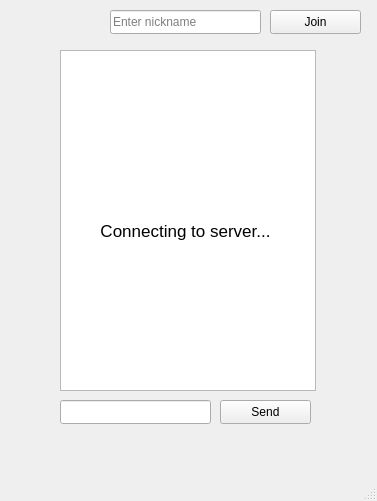
<?xml version="1.0" encoding="UTF-8"?>
<ui version="4.0">
 <class>MainWindow</class>
 <widget class="QMainWindow" name="MainWindow">
  <property name="geometry">
   <rect>
    <x>0</x>
    <y>0</y>
    <width>377</width>
    <height>501</height>
   </rect>
  </property>
  <property name="windowTitle">
   <string>MainWindow</string>
  </property>
  <widget class="QWidget" name="centralwidget">
   <widget class="QTextBrowser" name="MessageBrowser">
    <property name="geometry">
     <rect>
      <x>60</x>
      <y>50</y>
      <width>256</width>
      <height>341</height>
     </rect>
    </property>
   </widget>
   <widget class="QPushButton" name="Send_btn">
    <property name="geometry">
     <rect>
      <x>220</x>
      <y>400</y>
      <width>91</width>
      <height>24</height>
     </rect>
    </property>
    <property name="text">
     <string>Send</string>
    </property>
   </widget>
   <widget class="QLineEdit" name="Message_edit">
    <property name="geometry">
     <rect>
      <x>60</x>
      <y>400</y>
      <width>151</width>
      <height>24</height>
     </rect>
    </property>
   </widget>
   <widget class="QPushButton" name="Join_btn">
    <property name="geometry">
     <rect>
      <x>270</x>
      <y>10</y>
      <width>91</width>
      <height>24</height>
     </rect>
    </property>
    <property name="text">
     <string>Join</string>
    </property>
   </widget>
   <widget class="QLineEdit" name="Nickname_edit">
    <property name="geometry">
     <rect>
      <x>110</x>
      <y>10</y>
      <width>151</width>
      <height>24</height>
     </rect>
    </property>
    <property name="placeholderText">
     <string>Enter nickname</string>
    </property>
   </widget>
   <widget class="QLabel" name="Loading_label">
    <property name="geometry">
     <rect>
      <x>100</x>
      <y>220</y>
      <width>171</width>
      <height>22</height>
     </rect>
    </property>
    <property name="font">
     <font>
      <pointsize>13</pointsize>
     </font>
    </property>
    <property name="text">
     <string>Connecting to server...</string>
    </property>
    <property name="alignment">
     <set>Qt::AlignmentFlag::AlignCenter</set>
    </property>
   </widget>
  </widget>
  <widget class="QMenuBar" name="menubar">
   <property name="geometry">
    <rect>
     <x>0</x>
     <y>0</y>
     <width>377</width>
     <height>21</height>
    </rect>
   </property>
  </widget>
  <widget class="QStatusBar" name="statusbar"/>
 </widget>
 <resources/>
 <connections/>
</ui>
